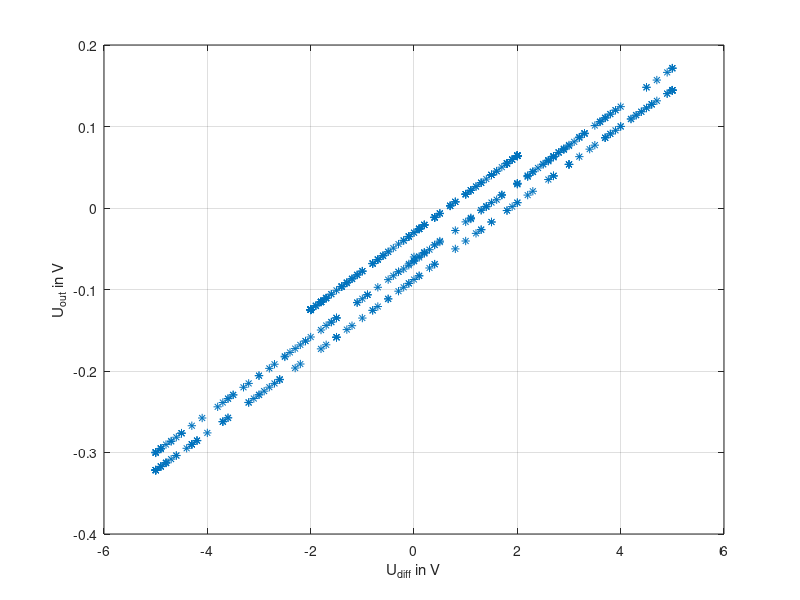
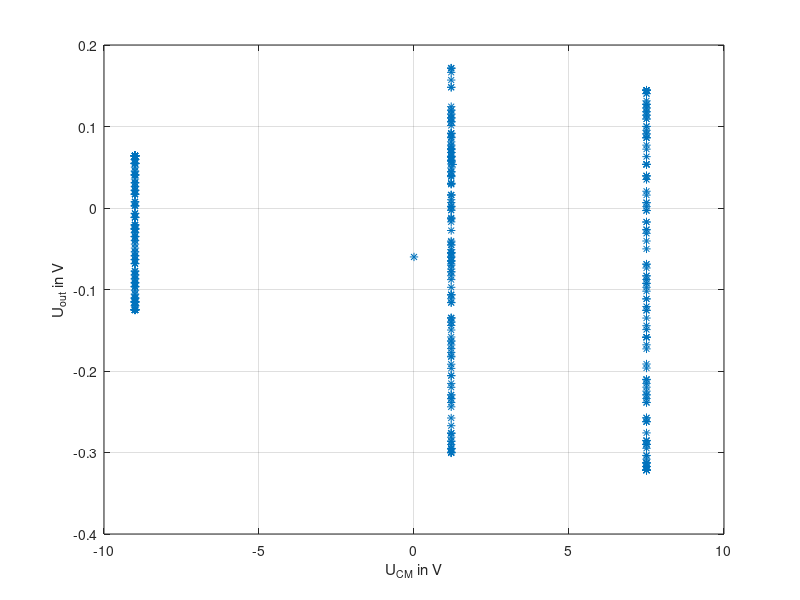

These charts were generated, in order, by the following MATLAB code:
close all
clear all

data1=importdata('3_3_up.txt');
data2=importdata('3_3_mid.txt');
data3=importdata('3_3_low.txt');


%U_diff
Ud1=data1(:,1);
%U_CM
Uc1=data1(:,2);
%U_out
Uo1=data1(:,3);

%U_diff
Ud2=data2(:,1);
%U_CM
Uc2=data2(:,2);
%U_out
Uo2=data2(:,3);

%U_diff
Ud3=data3(:,1);
%U_CM
Uc3=data3(:,2);
%U_out
Uo3=data3(:,3);

Ud=[Ud1;Ud2;Ud3];

Uc=[Uc1;Uc2;Uc3];

Uo=[Uo1;Uo2;Uo3];

figure(1)
plot(Ud,Uo,'*')
grid on
xlabel('U_{diff} in V')
ylabel('U_{out} in V')

figure(2)
plot(Uc,Uo,'*')
grid on
xlabel('U_{CM} in V')
ylabel('U_{out} in V')

